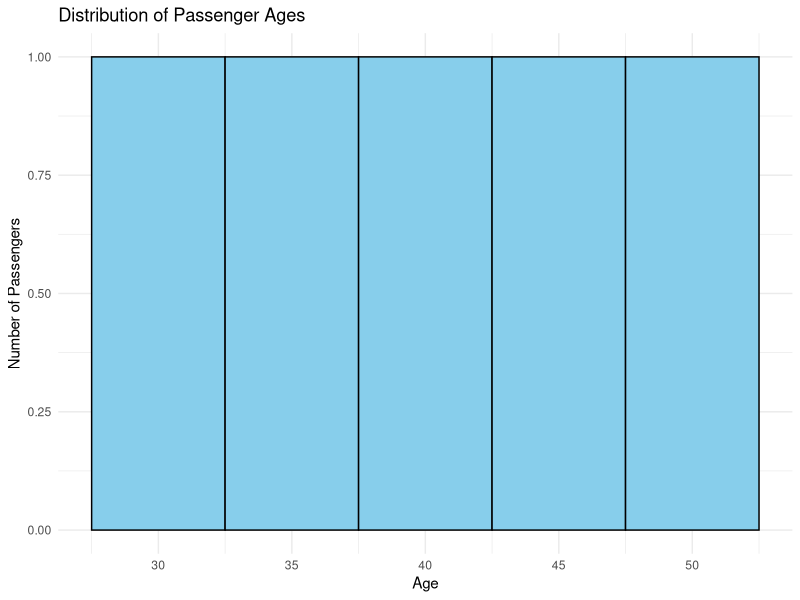
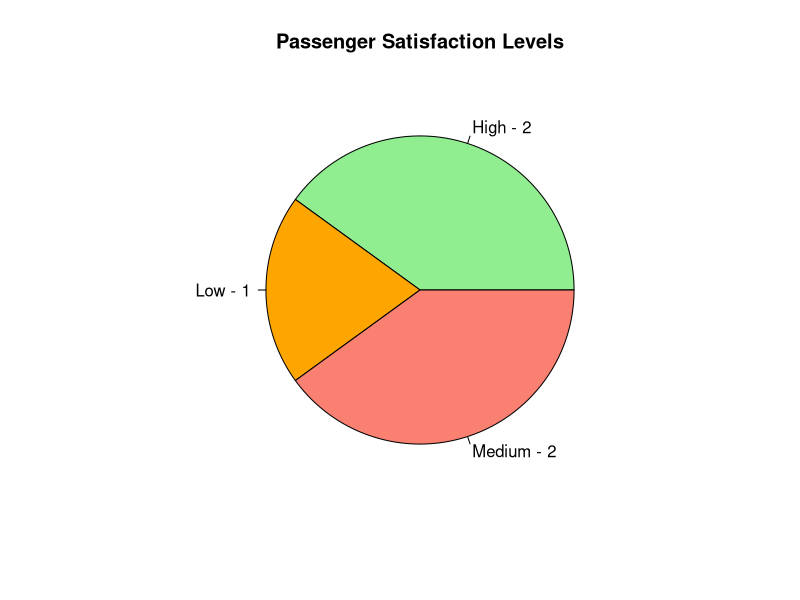
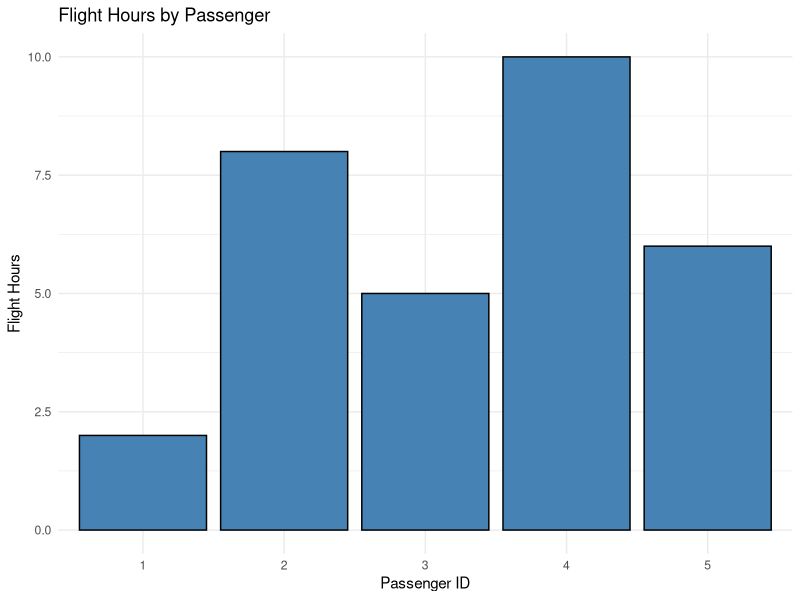
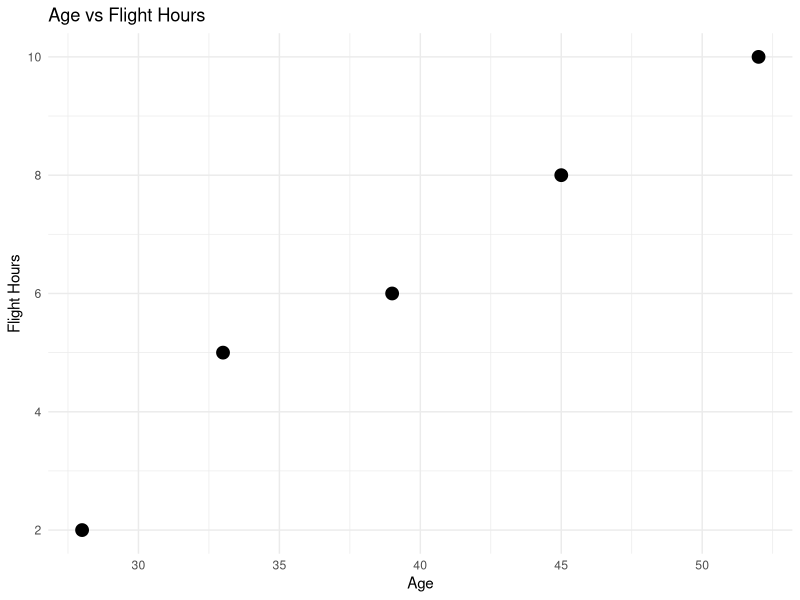

The R script that drew these images, in order:
# ============================================================
# SET 23 - AIRLINE PASSENGER ANALYSIS
# ============================================================

# Load ggplot2
library(ggplot2)


# ============================================================
# CREATE DATASET
# ============================================================

airline_data <- data.frame(
  Passenger_ID = c(1, 2, 3, 4, 5),
  Age = c(28, 45, 33, 52, 39),
  Flight_Hours = c(2, 8, 5, 10, 6),
  Satisfaction = c("High", "Medium", "High", "Low", "Medium")
)

# Display dataset
print(airline_data)


# ============================================================
# QUESTION 1
# HISTOGRAM OF PASSENGER AGES
# ============================================================

ggplot(
  airline_data,
  aes(x = Age)
) +
  geom_histogram(
    binwidth = 5,
    fill = "skyblue",
    color = "black"
  ) +
  labs(
    title = "Distribution of Passenger Ages",
    x = "Age",
    y = "Number of Passengers"
  ) +
  theme_minimal()


# ============================================================
# QUESTION 2
# PIE CHART OF SATISFACTION LEVELS
# ============================================================

satisfaction_count <- table(airline_data$Satisfaction)

pie(
  satisfaction_count,
  labels = paste(
    names(satisfaction_count),
    satisfaction_count,
    sep = " - "
  ),
  main = "Passenger Satisfaction Levels",
  col = c("lightgreen", "orange", "salmon")
)


# ============================================================
# QUESTION 3
# BAR CHART OF FLIGHT HOURS BY PASSENGER
# ============================================================

ggplot(
  airline_data,
  aes(
    x = factor(Passenger_ID),
    y = Flight_Hours
  )
) +
  geom_bar(
    stat = "identity",
    fill = "steelblue",
    color = "black"
  ) +
  labs(
    title = "Flight Hours by Passenger",
    x = "Passenger ID",
    y = "Flight Hours"
  ) +
  theme_minimal()


# ============================================================
# QUESTION 4
# SCATTER PLOT OF AGE VS FLIGHT HOURS
# ============================================================

ggplot(
  airline_data,
  aes(
    x = Age,
    y = Flight_Hours
  )
) +
  geom_point(
    size = 4
  ) +
  labs(
    title = "Age vs Flight Hours",
    x = "Age",
    y = "Flight Hours"
  ) +
  theme_minimal()
